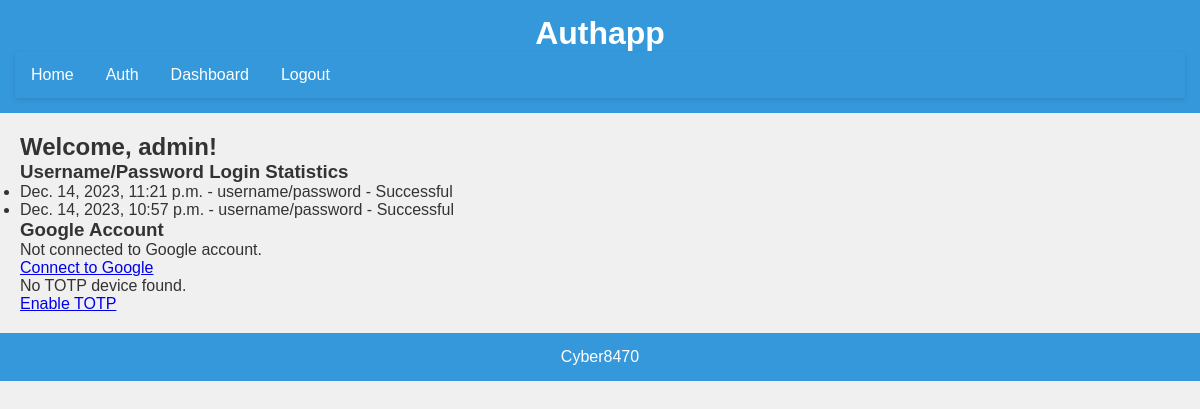
Page /authapp/dashboard/ (signed in) on the committed database.
### authapp/models.py (models this page shows, shortened)
class LoginStats(models.Model):
    user = models.ForeignKey(User, null=True, blank=True, on_delete=models.CASCADE)
    login_method = models.CharField(max_length=255)
    login_successful = models.BooleanField(default=False)
    login_time = models.DateTimeField(auto_now_add=True)

### authapp/views.py (the view)
# urls.py: path("dashboard/", views.dashboard, name="dashboard"),
@login_required
def dashboard(request):
    google_account = SocialAccount.objects.filter(user=request.user, provider='google').first()
    username_password_stats = LoginStats.objects.filter(
        user=request.user,
        login_method='username/password'
    ).order_by('-login_time')[:10]
    totp_devices = TOTPDevice.objects.filter(user=request.user)
    return render(request, 'authapp/dashboard.html', {
        'google_account': google_account,
        'username_password_stats': username_password_stats,
        'totp_devices': totp_devices,
    })

### authapp/templates/authapp/dashboard.html (shortened to what this page needs)
{% extends 'authapp/base.html' %}
{% block content %}
    {% if user.is_authenticated %}
        <h2>Welcome, {{ user.username }}!</h2>
        <section>
            <h3>Username/Password Login Statistics</h3>
            <ul>
                {% for stat in username_password_stats %}
                <li>{{ stat.login_time }} - {{ stat.login_method }} - {% if stat.login_successful %}Successful{% else %}Failed{% endif %}</li>
                {% endfor %}
            </ul>
        </section>
        <section>
            <h3>Google Account</h3>
            {% if google_account %}
                <p>Connected to Google account: {{ google_account.extra_data.email }}</p>
            {% else %}
                <p>Not connected to Google account.</p>
                <a href="{% url 'google_login' %}">Connect to Google</a>
            {% endif %}
        </section>
        <section>
            {% if totp_devices %}
                    <ul>
                        {% for device in totp_devices %}
                        <li>{{ device.confirmation_time }} - TOTP Device - {% if device.confirmed %}Confirmed{% else %}Not Confirmed{% endif %}</li>
                        {% endfor %}
                    </ul>
            {% else %}
                <p>No TOTP device found.
                    <p><a href="{% url 'totp_login' %}">Enable TOTP</a></p>
                </p>
            {% endif %}
        </section>
    {% else %}
        <p>Please log in to access the dashboard.</p>
    {% endif %}
{% endblock %}

### authapp/templates/authapp/base.html (shortened to what this page needs)
<!DOCTYPE html>
<html lang="en">
<head>
    {% load static %}
    <link rel="stylesheet" type="text/css" href="{% static 'css/styles.css' %}">
</head>
<body>
    <header>
        <h1>{% block header %}Authapp{% endblock %}</h1>
        <nav>
            <ul>
                <li class="{% block home_active %}{% endblock %}"><a href="{% url 'home' %}">Home</a></li>
                {% if user.is_authenticated %}
                    <li class="{% block auth_active %}{% endblock %}"><a href="{% url 'auth' %}">Auth</a></li>
                    <li><a href="{% url 'dashboard' %}">Dashboard</a></li>
                    <li><a href="{% url 'logout' %}">Logout</a></li>
                {% else %}
                    <li class="{% block login_active %}{% endblock %}"><a href="{% url 'user_login' %}">Login</a></li>
                    <li class="{% block register_active %}{% endblock %}"><a href="{% url 'register_user' %}">Register</a></li>
                {% endif %}
            </ul>
        </nav>
    </header>
    <main>
        {% block content %}{% endblock %}
    </main>
    <footer>
        <p>Cyber8470</p>
    </footer>
</body>
</html>

### authapp/static/css/styles.css (style rules this page uses)
body, h1, h2, h3, p, div, ul, li { margin: 0; padding: 0; }
body { font-family: 'Arial', sans-serif; background-color: #f0f0f0; color: #333; }
header { background-color: #3498db; color: #fff; padding: 15px; text-align: center; }
nav { background-color: #3498db; box-shadow: 0 2px 5px rgba(0, 0, 0, 0.1); }
nav ul { list-style-type: none; margin: 0; padding: 0; overflow: hidden; }
nav li { float: left; }
nav li a { display: block; color: white; text-align: center; padding: 14px 16px; text-decoration: none; transition: background-color 0.3s ease, color 0.3s ease; }
main { padding: 20px; }
footer { background-color: #3498db; color: #fff; padding: 15px; text-align: center; }
nav ul li a { transition: background-color 0.3s ease, color 0.3s ease; }

### rows in the picture
LoginStats: login_time "Dec. 14, 2023, 11:21 p.m.", login_method "username/password", login_successful "Successful"
LoginStats: login_time "Dec. 14, 2023, 10:57 p.m.", login_method "username/password", login_successful "Successful"

### other values in the picture
{{ user.username }} "admin"
